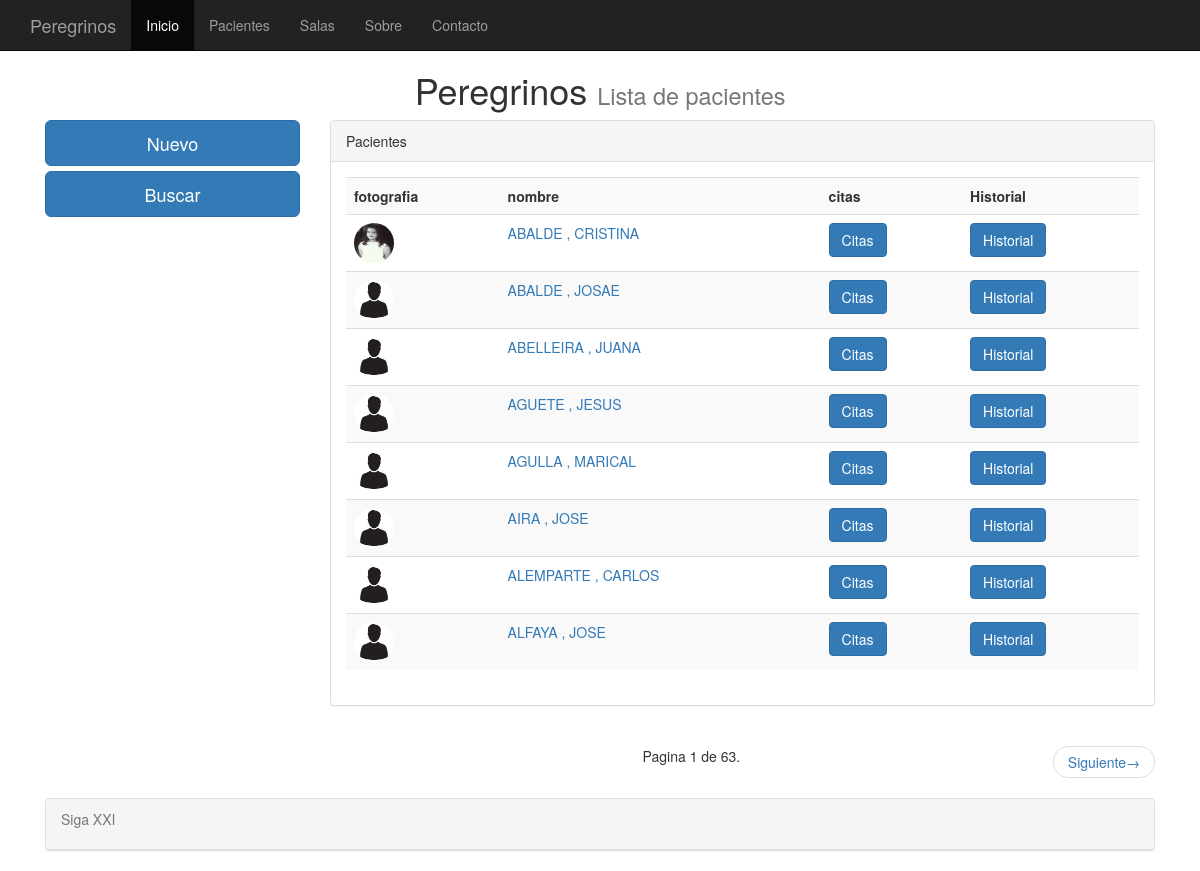
The app's page /pacientes/, older data.
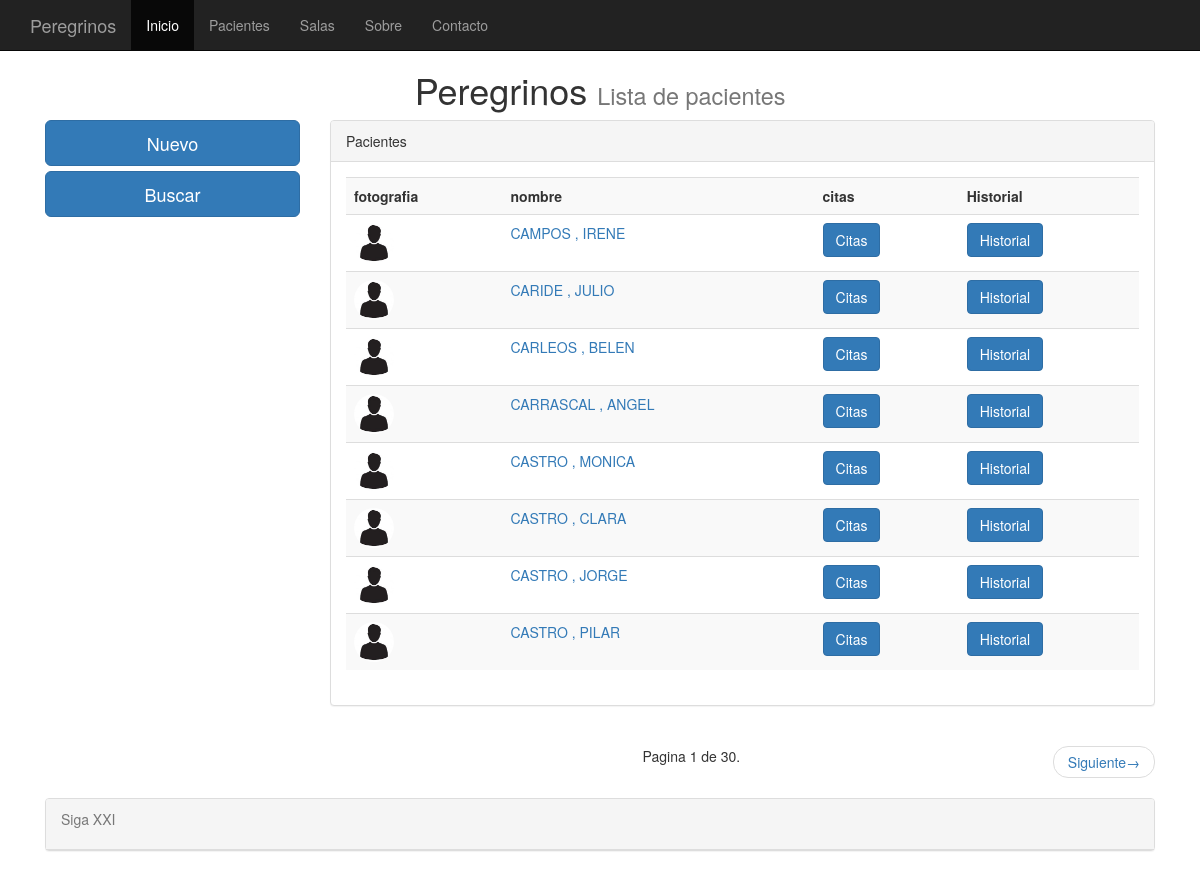
The same page, newer data.
### clinica/models.py (models this page shows, shortened)
class clientes(models.Model):
    nombre = models.CharField(max_length=75)
    apellidos = models.CharField(max_length=75)
    telefono =  models.PositiveIntegerField(null=True, blank=True)
    telefono2 = models.PositiveIntegerField(null=True, blank=True)
    antiguedad = models.DateTimeField(default=datetime.now, blank=True)
    fotografia = models.ImageField(upload_to='imagenes', blank=True)

### clinica/views.py (the view)
# urls.py: url(r'^pacientes/',ListaPacientes.as_view(), name = 'ListaPacientes'),
class ListaPacientes(ListView):
    queryset = clientes.objects.order_by('apellidos')
    context_object_name = 'clientes'
    paginate_by = 8

### templates/clinica/clientes_list.html (shortened to what this page needs)
{% extends "base.html" %}
{%   load   staticfiles   %}
{% block titulo %}
Lista de pacientes
{% endblock %}
{% block content %}
<row>
	<div class="col-md-3">
		<a href="/paciente/agregar" class="btn btn-primary btn-lg btn-block">Nuevo</a>
		<a href="/pacientes_buscar" class="btn btn-primary btn-lg btn-block">Buscar</a>
	</div>
	<div class="col-md-9" >
		<div class="panel panel-default">
			<div class="panel-heading">Pacientes</div>
			<div class ="panel-body">
				{% if object_list %}
				<div class="table-responsive">
				<table class="table table-striped">
					<th>fotografia</th>
					<th>nombre</th>
					<th>citas</th>
					<th>Historial</th>
          {% for pacientes  in object_list %}
						<tr>
							<td>
								{% if pacientes.fotografia %}
									<img src="{{ pacientes.fotografia.url }}"  class="img-circle" width="40" height="40" >
								{% else %}
									<img src="/media/imagenes/user.jpg"  class="img-circle" width="40" height="40">
								{% endif %}
							</td>
							<td><a href="/pacientes_detalle/{{pacientes.id}}/"><spam>{{ pacientes.apellidos | capfirst }} , {{ pacientes.nombre | capfirst }}</spam></a></td>
							<td><a href="/citas/{{pacientes.id}}/" class="btn btn-primary">Citas<a></td>
							<td><a href="/historial/{{pacientes.id}}/" class="btn btn-primary">Historial<a></td>
					{% endfor %}
				  </table>
				</div>
		    {% else %}
        	<p class="text-warning">No hay clientes registrados.</p>
        {% endif %}
			</div>
		</div>
	</div>
</row>
<row>
	<div class="col-md-9 col-md-offset-3">
		<nav>
			<ul class="pager">
				<li> Pagina {{ page_obj.number }} de {{ paginator.num_pages }}.</li>
				{% if page_obj.has_next %}
				<li class="next"><a href="?page={{ page_obj.next_page_number }}">Siguiente<spam aria-hideen="true">&rarr;</spam></a></li>
				{%endif%}
			</ul>
		</nav>
	</div>
</row>
{% endblock %}

Row changes from the older to the newer data that the page shows:
removed clientes: fotografia (picture), apellidos "ABALDE", nombre "CRISTINA"
removed clientes: apellidos "ABALDE", nombre "JOSAE"
removed clientes: fotografia (placeholder picture), apellidos "ABELLEIRA", nombre "JUANA"
removed clientes: fotografia (placeholder picture), apellidos "AGUETE", nombre "JESUS"
removed clientes: fotografia (placeholder picture), apellidos "AGULLA", nombre "MARICAL"
removed clientes: fotografia (placeholder picture), apellidos "AIRA", nombre "JOSE"
removed clientes: fotografia (placeholder picture), apellidos "ALEMPARTE", nombre "CARLOS"
removed clientes: fotografia (placeholder picture), apellidos "ALFAYA", nombre "JOSE"
now on this page (row unchanged): clientes: fotografia (placeholder picture), apellidos "CAMPOS", nombre "IRENE"
now on this page (row unchanged): clientes: fotografia (placeholder picture), apellidos "CARIDE", nombre "JULIO"
now on this page (row unchanged): clientes: fotografia (placeholder picture), apellidos "CARLEOS", nombre "BELEN"
now on this page (row unchanged): clientes: fotografia (placeholder picture), apellidos "CARRASCAL", nombre "ANGEL"
now on this page (row unchanged): clientes: fotografia (placeholder picture), apellidos "CASTRO", nombre "MONICA"
now on this page (row unchanged): clientes: fotografia (placeholder picture), apellidos "CASTRO", nombre "CLARA"
now on this page (row unchanged): clientes: fotografia (placeholder picture), apellidos "CASTRO", nombre "JORGE"
now on this page (row unchanged): clientes: fotografia (placeholder picture), apellidos "CASTRO", nombre "PILAR"
Text that changed along with them:
{{ paginator.num_pages }}: "63" → "30"
